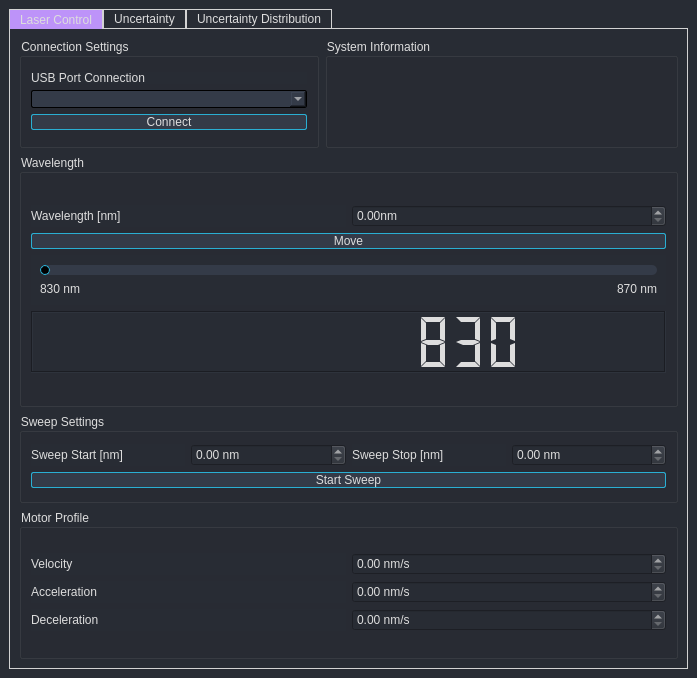
<?xml version="1.0" encoding="UTF-8"?>
<ui version="4.0">
 <class>LaserControlWindow</class>
 <widget class="QMainWindow" name="LaserControlWindow">
  <property name="geometry">
   <rect>
    <x>0</x>
    <y>0</y>
    <width>697</width>
    <height>678</height>
   </rect>
  </property>
  <property name="windowTitle">
   <string>MainWindow</string>
  </property>
  <widget class="QWidget" name="centralwidget">
   <property name="styleSheet">
    <string notr="true">/* /////////////////////////////////////////////////////////////////////////////////////////////////

SET APP STYLESHEET - FULL STYLES HERE
DARK THEME - DRACULA COLOR BASED

///////////////////////////////////////////////////////////////////////////////////////////////// */
QWidget{
    background-color: rgb(40, 44, 52);
	color: rgb(221, 221, 221);
	font: 10pt &quot;Segoe UI&quot;;
}

/* /////////////////////////////////////////////////////////////////////////////////////////////////
Tooltip */
QToolTip {
	color: #ffffff;
	background-color: rgba(33, 37, 43, 180);
	border: 1px solid rgb(44, 49, 58);
	background-image: none;
	background-position: left center;
    background-repeat: no-repeat;
	border: none;
	border-left: 2px solid rgb(255, 121, 198);
	text-align: left;
	padding-left: 8px;
	margin: 0px;
}

/* /////////////////////////////////////////////////////////////////////////////////////////////////
QTableWidget */
QTableWidget {	
	background-color: transparent;
	padding: 10px;
	border-radius: 5px;
	gridline-color: rgb(44, 49, 58);
	border-bottom: 1px solid rgb(44, 49, 60);
}
QTableWidget::item{
	border-color: rgb(44, 49, 60);
	padding-left: 5px;
	padding-right: 5px;
	gridline-color: rgb(44, 49, 60);
}
QTableWidget::item:selected{
	background-color: rgb(189, 147, 249);
}
QHeaderView::section{
	background-color: rgb(33, 37, 43);
	max-width: 30px;
	border: 1px solid rgb(44, 49, 58);
	border-style: none;
    border-bottom: 1px solid rgb(44, 49, 60);
    border-right: 1px solid rgb(44, 49, 60);
}
QTableWidget::horizontalHeader {	
	background-color: rgb(33, 37, 43);
}
QHeaderView::section:horizontal
{
    border: 1px solid rgb(33, 37, 43);
	background-color: rgb(33, 37, 43);
	padding: 3px;
	border-top-left-radius: 7px;
    border-top-right-radius: 7px;
}
QHeaderView::section:vertical
{
    border: 1px solid rgb(44, 49, 60);
}

/* /////////////////////////////////////////////////////////////////////////////////////////////////
LineEdit */
QLineEdit {
	background-color: rgb(33, 37, 43);
	border-radius: 5px;
	border: 2px solid rgb(33, 37, 43);
	padding-left: 10px;
	selection-color: rgb(255, 255, 255);
	selection-background-color: rgb(255, 121, 198);
}
QLineEdit:hover {
	border: 2px solid rgb(64, 71, 88);
}
QLineEdit:focus {
	border: 2px solid rgb(91, 101, 124);
}

/* /////////////////////////////////////////////////////////////////////////////////////////////////
PlainTextEdit */
QPlainTextEdit {
	background-color: rgb(27, 29, 35);
	border-radius: 5px;
	padding: 10px;
	selection-color: rgb(255, 255, 255);
	selection-background-color: rgb(255, 121, 198);
}
QPlainTextEdit  QScrollBar:vertical {
    width: 8px;
 }
QPlainTextEdit  QScrollBar:horizontal {
    height: 8px;
 }
QPlainTextEdit:hover {
	border: 2px solid rgb(64, 71, 88);
}
QPlainTextEdit:focus {
	border: 2px solid rgb(91, 101, 124);
}

/* /////////////////////////////////////////////////////////////////////////////////////////////////
ScrollBars */
QScrollBar:horizontal {
    border: none;
    background: rgb(52, 59, 72);
    height: 8px;
    margin: 0px 21px 0 21px;
	border-radius: 0px;
}
QScrollBar::handle:horizontal {
    background: rgb(189, 147, 249);
    min-width: 25px;
	border-radius: 4px
}
QScrollBar::add-line:horizontal {
    border: none;
    background: rgb(55, 63, 77);
    width: 20px;
	border-top-right-radius: 4px;
    border-bottom-right-radius: 4px;
    subcontrol-position: right;
    subcontrol-origin: margin;
}
QScrollBar::sub-line:horizontal {
    border: none;
    background: rgb(55, 63, 77);
    width: 20px;
	border-top-left-radius: 4px;
    border-bottom-left-radius: 4px;
    subcontrol-position: left;
    subcontrol-origin: margin;
}
QScrollBar::up-arrow:horizontal, QScrollBar::down-arrow:horizontal
{
     background: none;
}
QScrollBar::add-page:horizontal, QScrollBar::sub-page:horizontal
{
     background: none;
}
 QScrollBar:vertical {
	border: none;
    background: rgb(52, 59, 72);
    width: 8px;
    margin: 21px 0 21px 0;
	border-radius: 0px;
 }
 QScrollBar::handle:vertical {	
	background: rgb(189, 147, 249);
    min-height: 25px;
	border-radius: 4px
 }
 QScrollBar::add-line:vertical {
     border: none;
    background: rgb(55, 63, 77);
     height: 20px;
	border-bottom-left-radius: 4px;
    border-bottom-right-radius: 4px;
     subcontrol-position: bottom;
     subcontrol-origin: margin;
 }
 QScrollBar::sub-line:vertical {
	border: none;
    background: rgb(55, 63, 77);
     height: 20px;
	border-top-left-radius: 4px;
    border-top-right-radius: 4px;
     subcontrol-position: top;
     subcontrol-origin: margin;
 }
 QScrollBar::up-arrow:vertical, QScrollBar::down-arrow:vertical {
     background: none;
 }

 QScrollBar::add-page:vertical, QScrollBar::sub-page:vertical {
     background: none;
 }

/* /////////////////////////////////////////////////////////////////////////////////////////////////
CheckBox */
QCheckBox::indicator {
    border: 3px solid rgb(52, 59, 72);
	width: 15px;
	height: 15px;
	border-radius: 10px;
    background: rgb(44, 49, 60);
}
QCheckBox::indicator:hover {
    border: 3px solid rgb(58, 66, 81);
}
QCheckBox::indicator:checked {
    background: 3px solid rgb(52, 59, 72);
	border: 3px solid rgb(52, 59, 72);	
	background-image: url(:/icons/images/icons/cil-check-alt.png);
}

/* /////////////////////////////////////////////////////////////////////////////////////////////////
RadioButton */
QRadioButton::indicator {
    border: 3px solid rgb(52, 59, 72);
	width: 15px;
	height: 15px;
	border-radius: 10px;
    background: rgb(44, 49, 60);
}
QRadioButton::indicator:hover {
    border: 3px solid rgb(58, 66, 81);
}
QRadioButton::indicator:checked {
    background: 3px solid rgb(94, 106, 130);
	border: 3px solid rgb(52, 59, 72);	
}

/* /////////////////////////////////////////////////////////////////////////////////////////////////
ComboBox */
QComboBox{
	background-color: rgb(52, 59, 72);
	border-radius: 2px;
	border: 1px solid rgb(0, 0, 0);
}
QComboBox:hover{
	border: 1px solid rgb(42, 175, 211);
}
QComboBox::drop-down {
	subcontrol-origin: padding;
	subcontrol-position: top right;
	width: 25px; 
	border-left-width: 2px;
	border-left-color: rgba(39, 44, 54, 150);
	border-left-style: solid;
	border-top-right-radius: 3px;
	border-bottom-right-radius: 3px;	
	background-image: url(:/icons/icons/cil-arrow-bottom.png);
	background-position: center;
	background-repeat: no-reperat;
 }
QComboBox QAbstractItemView {
	color: rgb(255, 121, 198);	
	background-color: rgb(33, 37, 43);
	padding: 10px;
	selection-background-color: rgb(39, 44, 54);
}
/*QComboBox QAbstractItemView::item {
  min-height: 150px;
}*/

/* /////////////////////////////////////////////////////////////////////////////////////////////////
Sliders */
QSlider::groove:horizontal {
    border-radius: 5px;
    height: 10px;
	margin: 0px;
	background-color: rgb(52, 59, 72);
}
QSlider::groove:horizontal:hover {
	background-color: rgb(55, 62, 76);
}
QSlider::handle:horizontal {
    background-color: rgb(0, 0, 0);
    border: 1px solid rgb(42, 175, 211);
    height: 10px;
    width: 8px;
    margin: 0px;
	border-radius: 5px;
}
QSlider::handle:horizontal:hover {
    background-color: rgb(42, 141, 211);
    border: none;
    height: 10px;
    width: 10px;
    margin: 0px;
	border-radius: 5px;
}
QSlider::handle:horizontal:pressed {
    background-color: rgb(42, 141, 211);
}

QSlider::groove:vertical {
    border-radius: 5px;
    width: 10px;
    margin: 0px;
	background-color: rgb(52, 59, 72);
}
QSlider::groove:vertical:hover {
	background-color: rgb(55, 62, 76);
}
QSlider::handle:vertical {
    background-color: rgb(189, 147, 249);
	border: none;
    height: 10px;
    width: 10px;
    margin: 0px;
	border-radius: 5px;
}
QSlider::handle:vertical:hover {
    background-color: rgb(195, 155, 255);
}
QSlider::handle:vertical:pressed {
    background-color: rgb(255, 121, 198);
}

/* /////////////////////////////////////////////////////////////////////////////////////////////////
CommandLinkButton */
QCommandLinkButton {	
	color: rgb(255, 121, 198);
	border-radius: 5px;
	padding: 5px;
	color: rgb(255, 170, 255);
}
QCommandLinkButton:hover {	
	color: rgb(255, 170, 255);
	background-color: rgb(44, 49, 60);
}
QCommandLinkButton:pressed {	
	color: rgb(189, 147, 249);
	background-color: rgb(52, 58, 71);
}

/* /////////////////////////////////////////////////////////////////////////////////////////////////
Button */
QPushButton {
	border: 1px solid rgb(42, 175, 211);
	border-radius: 2px;	
	background-color: rgb(52, 59, 72);
}
QPushButton:hover {
	border: 1px solid rgb(42, 141, 211);
    border-radius: 2px;	
	background-color: rgb(42, 141, 211);
}
QPushButton:pressed {	
	border: 1px solid rgb(42, 141, 211);
    border-radius: 2px;	
	background-color: rgb(35, 40, 49);
}









/* QMenu ------------------------------------------------------------------

examples: https://doc.qt.io/qt-5/stylesheet-examples.html#customizing-qmenu

--------------------------------------------------------------------------- */
QMenu {
    background-color: rgb(40, 44, 52);
    margin: 2px; /* some spacing around the menu */
}

QMenu::item {
    padding: 2px 25px 2px 20px;
    border: 1px solid transparent; /* reserve space for selection border */
}

QMenu::item:selected {
    border-color: darkblue;
    background: rgba(100, 100, 100, 150);
}

QMenu::icon:checked { /* appearance of a 'checked' icon */
    background: gray;
    border: 1px inset gray;
    position: absolute;
    top: 1px;
    right: 1px;
    bottom: 1px;
    left: 1px;
}

QMenu::separator {
    height: 2px;
    background: lightblue;
    margin-left: 10px;
    margin-right: 5px;
}

QMenu::indicator {
    width: 13px;
    height: 13px;
}

QTabWidget::pane {
  border: 1px solid lightgray;
  top:-1px; 
  background:  rgb(40, 44, 52); 
} 

QTabBar::tab {
  background: rgb(40, 44, 52);; 
  border: 1px solid lightgray; 
  padding: 2px;
	padding-left: 10px;
	padding-right: 10px;
} 

QTabBar::tab:selected { 
  background:  rgb(189, 147, 249);
  margin-bottom: -1px; 
}
</string>
   </property>
   <layout class="QGridLayout" name="gridLayout_3">
    <item row="0" column="0">
     <widget class="QTabWidget" name="table_laser_control">
      <property name="currentIndex">
       <number>0</number>
      </property>
      <widget class="QWidget" name="tab_control">
       <attribute name="title">
        <string>Laser Control</string>
       </attribute>
       <layout class="QGridLayout" name="gridLayout_9">
        <item row="0" column="0">
         <layout class="QGridLayout" name="grd_tab_settings">
          <item row="0" column="0">
           <widget class="QGroupBox" name="grp_Connection">
            <property name="minimumSize">
             <size>
              <width>250</width>
              <height>100</height>
             </size>
            </property>
            <property name="maximumSize">
             <size>
              <width>300</width>
              <height>110</height>
             </size>
            </property>
            <property name="title">
             <string>Connection Settings</string>
            </property>
            <layout class="QGridLayout" name="gridLayout_4">
             <item row="0" column="0">
              <layout class="QVBoxLayout" name="vgrd_connection_settings">
               <item>
                <widget class="QLabel" name="lbl_port_selection">
                 <property name="maximumSize">
                  <size>
                   <width>16777215</width>
                   <height>12</height>
                  </size>
                 </property>
                 <property name="text">
                  <string>USB Port Connection</string>
                 </property>
                </widget>
               </item>
               <item>
                <widget class="QComboBox" name="cb_port_selection"/>
               </item>
               <item>
                <widget class="QPushButton" name="btn_connect">
                 <property name="text">
                  <string>Connect</string>
                 </property>
                </widget>
               </item>
              </layout>
             </item>
            </layout>
           </widget>
          </item>
          <item row="1" column="0" colspan="2">
           <widget class="QGroupBox" name="group_wavelength_settings">
            <property name="minimumSize">
             <size>
              <width>0</width>
              <height>210</height>
             </size>
            </property>
            <property name="maximumSize">
             <size>
              <width>16777215</width>
              <height>300</height>
             </size>
            </property>
            <property name="title">
             <string>Wavelength</string>
            </property>
            <layout class="QGridLayout" name="gridLayout_5">
             <item row="0" column="0">
              <layout class="QGridLayout" name="gridLayout_12">
               <item row="3" column="0">
                <widget class="QLabel" name="lbl_wavelength">
                 <property name="text">
                  <string>Wavelength [nm]</string>
                 </property>
                </widget>
               </item>
               <item row="5" column="0" colspan="2">
                <widget class="QPushButton" name="btn_move_to_wavelength">
                 <property name="text">
                  <string>Move</string>
                 </property>
                </widget>
               </item>
               <item row="3" column="1">
                <widget class="QDoubleSpinBox" name="sb_set_wavelength">
                 <property name="minimumSize">
                  <size>
                   <width>150</width>
                   <height>0</height>
                  </size>
                 </property>
                 <property name="suffix">
                  <string>nm</string>
                 </property>
                </widget>
               </item>
               <item row="9" column="0" colspan="2">
                <widget class="QLCDNumber" name="lcd_wavelength">
                 <property name="enabled">
                  <bool>true</bool>
                 </property>
                 <property name="minimumSize">
                  <size>
                   <width>0</width>
                   <height>62</height>
                  </size>
                 </property>
                 <property name="maximumSize">
                  <size>
                   <width>16777215</width>
                   <height>62</height>
                  </size>
                 </property>
                 <property name="frameShape">
                  <enum>QFrame::Shape::Box</enum>
                 </property>
                 <property name="frameShadow">
                  <enum>QFrame::Shadow::Sunken</enum>
                 </property>
                 <property name="lineWidth">
                  <number>1</number>
                 </property>
                 <property name="midLineWidth">
                  <number>0</number>
                 </property>
                 <property name="smallDecimalPoint">
                  <bool>true</bool>
                 </property>
                 <property name="digitCount">
                  <number>10</number>
                 </property>
                 <property name="segmentStyle">
                  <enum>QLCDNumber::SegmentStyle::Flat</enum>
                 </property>
                 <property name="value" stdset="0">
                  <double>830.000000000000000</double>
                 </property>
                 <property name="intValue" stdset="0">
                  <number>830</number>
                 </property>
                </widget>
               </item>
               <item row="6" column="0" colspan="2">
                <widget class="QWidget" name="gridWidget" native="true">
                 <property name="maximumSize">
                  <size>
                   <width>16777215</width>
                   <height>50</height>
                  </size>
                 </property>
                 <layout class="QGridLayout" name="gridLayout_2">
                  <item row="1" column="1">
                   <widget class="QLabel" name="lbl_max_wavelength">
                    <property name="maximumSize">
                     <size>
                      <width>16777215</width>
                      <height>18</height>
                     </size>
                    </property>
                    <property name="layoutDirection">
                     <enum>Qt::LayoutDirection::LeftToRight</enum>
                    </property>
                    <property name="text">
                     <string>870 nm</string>
                    </property>
                    <property name="alignment">
                     <set>Qt::AlignmentFlag::AlignRight|Qt::AlignmentFlag::AlignTrailing|Qt::AlignmentFlag::AlignVCenter</set>
                    </property>
                   </widget>
                  </item>
                  <item row="1" column="0">
                   <widget class="QLabel" name="lbl_min_wavelength">
                    <property name="maximumSize">
                     <size>
                      <width>16777215</width>
                      <height>18</height>
                     </size>
                    </property>
                    <property name="text">
                     <string>830 nm</string>
                    </property>
                    <property name="margin">
                     <number>0</number>
                    </property>
                   </widget>
                  </item>
                  <item row="0" column="0" colspan="2">
                   <widget class="QSlider" name="slider_wavelength">
                    <property name="minimumSize">
                     <size>
                      <width>0</width>
                      <height>10</height>
                     </size>
                    </property>
                    <property name="orientation">
                     <enum>Qt::Orientation::Horizontal</enum>
                    </property>
                    <property name="invertedControls">
                     <bool>false</bool>
                    </property>
                    <property name="tickPosition">
                     <enum>QSlider::TickPosition::NoTicks</enum>
                    </property>
                   </widget>
                  </item>
                 </layout>
                </widget>
               </item>
              </layout>
             </item>
            </layout>
           </widget>
          </item>
          <item row="2" column="0" colspan="2">
           <widget class="QGroupBox" name="group_sweep_settings">
            <property name="minimumSize">
             <size>
              <width>250</width>
              <height>0</height>
             </size>
            </property>
            <property name="maximumSize">
             <size>
              <width>16777215</width>
              <height>90</height>
             </size>
            </property>
            <property name="title">
             <string>Sweep Settings</string>
            </property>
            <layout class="QGridLayout" name="gridLayout_8">
             <item row="1" column="0">
              <layout class="QGridLayout" name="gridLayout_10">
               <item row="0" column="3">
                <widget class="QDoubleSpinBox" name="sb_sweep_stop">
                 <property name="suffix">
                  <string> nm</string>
                 </property>
                </widget>
               </item>
               <item row="0" column="0">
                <widget class="QLabel" name="lbl_sweep_start">
                 <property name="minimumSize">
                  <size>
                   <width>100</width>
                   <height>0</height>
                  </size>
                 </property>
                 <property name="text">
                  <string>Sweep Start [nm]</string>
                 </property>
                </widget>
               </item>
               <item row="0" column="2">
                <widget class="QLabel" name="lbl_sweep_stop">
                 <property name="minimumSize">
                  <size>
                   <width>100</width>
                   <height>0</height>
                  </size>
                 </property>
                 <property name="text">
                  <string>Sweep Stop [nm]</string>
                 </property>
                </widget>
               </item>
               <item row="1" column="0" colspan="4">
                <widget class="QPushButton" name="btn_start_sweep">
                 <property name="text">
                  <string>Start Sweep</string>
                 </property>
                </widget>
               </item>
               <item row="0" column="1">
                <widget class="QDoubleSpinBox" name="sb_sweep_start">
                 <property name="suffix">
                  <string comment="nm/s"> nm</string>
                 </property>
                </widget>
               </item>
              </layout>
             </item>
            </layout>
           </widget>
          </item>
          <item row="3" column="0" colspan="2">
           <widget class="QGroupBox" name="group_motor_profile">
            <property name="enabled">
             <bool>true</bool>
            </property>
            <property name="sizePolicy">
             <sizepolicy hsizetype="Preferred" vsizetype="Preferred">
              <horstretch>0</horstretch>
              <verstretch>0</verstretch>
             </sizepolicy>
            </property>
            <property name="minimumSize">
             <size>
              <width>0</width>
              <height>0</height>
             </size>
            </property>
            <property name="maximumSize">
             <size>
              <width>16777215</width>
              <height>150</height>
             </size>
            </property>
            <property name="title">
             <string>Motor Profile</string>
            </property>
            <layout class="QGridLayout" name="gridLayout_7">
             <item row="0" column="0">
              <layout class="QVBoxLayout" name="verticalLayout_2">
               <item>
                <layout class="QGridLayout" name="gridLayout_11">
                 <property name="rightMargin">
                  <number>0</number>
                 </property>
                 <property name="bottomMargin">
                  <number>0</number>
                 </property>
                 <item row="0" column="0">
                  <widget class="QLabel" name="lbl_vel">
                   <property name="text">
                    <string>Velocity</string>
                   </property>
                  </widget>
                 </item>
                 <item row="1" column="0">
                  <widget class="QLabel" name="lbl_acc">
                   <property name="text">
                    <string>Acceleration</string>
                   </property>
                  </widget>
                 </item>
                 <item row="0" column="1">
                  <widget class="QDoubleSpinBox" name="sb_velocity">
                   <property name="enabled">
                    <bool>true</bool>
                   </property>
                   <property name="correctionMode">
                    <enum>QAbstractSpinBox::CorrectionMode::CorrectToNearestValue</enum>
                   </property>
                   <property name="suffix">
                    <string> nm/s</string>
                   </property>
                  </widget>
                 </item>
                 <item row="1" column="1">
                  <widget class="QDoubleSpinBox" name="sb_acc">
                   <property name="enabled">
                    <bool>true</bool>
                   </property>
                   <property name="correctionMode">
                    <enum>QAbstractSpinBox::CorrectionMode::CorrectToNearestValue</enum>
                   </property>
                   <property name="suffix">
                    <string> nm/s</string>
                   </property>
                  </widget>
                 </item>
                 <item row="2" column="0">
                  <widget class="QLabel" name="lbl_dec">
                   <property name="text">
                    <string>Deceleration</string>
                   </property>
                  </widget>
                 </item>
                 <item row="2" column="1">
                  <widget class="QDoubleSpinBox" name="sb_dec">
                   <property name="enabled">
                    <bool>true</bool>
                   </property>
                   <property name="correctionMode">
                    <enum>QAbstractSpinBox::CorrectionMode::CorrectToNearestValue</enum>
                   </property>
                   <property name="suffix">
                    <string> nm/s</string>
                   </property>
                  </widget>
                 </item>
                </layout>
               </item>
              </layout>
             </item>
            </layout>
           </widget>
          </item>
          <item row="0" column="1">
           <widget class="QGroupBox" name="grp_system_info">
            <property name="minimumSize">
             <size>
              <width>0</width>
              <height>110</height>
             </size>
            </property>
            <property name="maximumSize">
             <size>
              <width>16777215</width>
              <height>110</height>
             </size>
            </property>
            <property name="title">
             <string>System Information</string>
            </property>
            <layout class="QGridLayout" name="gridLayout_6">
             <item row="0" column="0">
              <layout class="QGridLayout" name="grd_system_info"/>
             </item>
            </layout>
           </widget>
          </item>
         </layout>
        </item>
       </layout>
      </widget>
      <widget class="QWidget" name="tab_uncertainty">
       <attribute name="title">
        <string>Uncertainty</string>
       </attribute>
       <layout class="QGridLayout" name="grd_uncertainty"/>
      </widget>
      <widget class="QWidget" name="tab_uncertainty_dist">
       <attribute name="title">
        <string>Uncertainty Distribution</string>
       </attribute>
       <layout class="QGridLayout" name="grd_uncertainty_dist"/>
      </widget>
     </widget>
    </item>
   </layout>
  </widget>
 </widget>
 <resources>
  <include location="resources.qrc"/>
 </resources>
 <connections/>
</ui>
